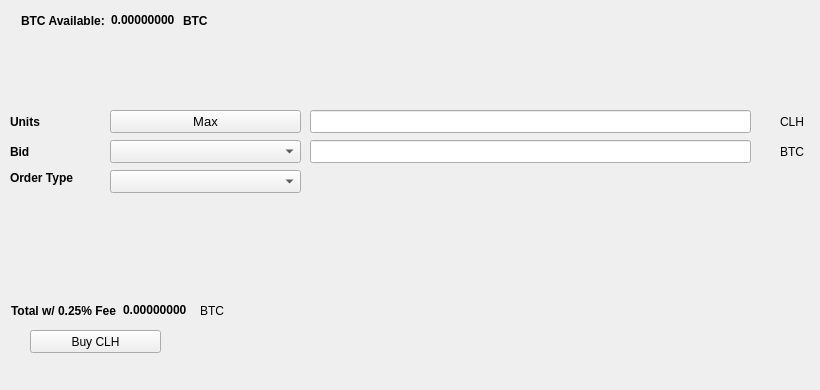
   <widget class="QWidget" name="BuyTab">
    <attribute name="title">
     <string>Buy</string>
    </attribute>
    <widget class="QPushButton" name="BuyCLH">
     <property name="geometry">
      <rect>
       <x>30</x>
       <y>330</y>
       <width>131</width>
       <height>23</height>
      </rect>
     </property>
     <property name="text">
      <string>Buy CLH</string>
     </property>
    </widget>
    <widget class="QLabel" name="label_3">
     <property name="geometry">
      <rect>
       <x>10</x>
       <y>110</y>
       <width>46</width>
       <height>23</height>
      </rect>
     </property>
     <property name="font">
      <font>
       <weight>75</weight>
       <bold>true</bold>
      </font>
     </property>
     <property name="text">
      <string>Units</string>
     </property>
    </widget>
    <widget class="QLineEdit" name="UnitsInput">
     <property name="geometry">
      <rect>
       <x>310</x>
       <y>110</y>
       <width>441</width>
       <height>23</height>
      </rect>
     </property>
     <property name="font">
      <font>
       <pointsize>9</pointsize>
       <weight>75</weight>
       <bold>true</bold>
      </font>
     </property>
    </widget>
    <widget class="QLineEdit" name="BuyBidPriceEdit">
     <property name="geometry">
      <rect>
       <x>310</x>
       <y>140</y>
       <width>441</width>
       <height>23</height>
      </rect>
     </property>
     <property name="font">
      <font>
       <pointsize>9</pointsize>
       <weight>75</weight>
       <bold>true</bold>
      </font>
     </property>
    </widget>
    <widget class="QLabel" name="label_4">
     <property name="geometry">
      <rect>
       <x>780</x>
       <y>110</y>
       <width>31</width>
       <height>23</height>
      </rect>
     </property>
     <property name="text">
      <string>CLH</string>
     </property>
    </widget>
    <widget class="QLabel" name="label_5">
     <property name="geometry">
      <rect>
       <x>780</x>
       <y>140</y>
       <width>31</width>
       <height>23</height>
      </rect>
     </property>
     <property name="text">
      <string>BTC</string>
     </property>
    </widget>
    <widget class="QLabel" name="label_6">
     <property name="geometry">
      <rect>
       <x>10</x>
       <y>140</y>
       <width>46</width>
       <height>23</height>
      </rect>
     </property>
     <property name="font">
      <font>
       <weight>75</weight>
       <bold>true</bold>
      </font>
     </property>
     <property name="text">
      <string>Bid</string>
     </property>
    </widget>
    <widget class="QLabel" name="label_7">
     <property name="geometry">
      <rect>
       <x>10</x>
       <y>170</y>
       <width>91</width>
       <height>16</height>
      </rect>
     </property>
     <property name="font">
      <font>
       <weight>75</weight>
       <bold>true</bold>
      </font>
     </property>
     <property name="text">
      <string>Order Type</string>
     </property>
    </widget>
    <widget class="QPushButton" name="Buy_Max_Amount">
     <property name="geometry">
      <rect>
       <x>110</x>
       <y>110</y>
       <width>191</width>
       <height>23</height>
      </rect>
     </property>
     <property name="font">
      <font>
       <pointsize>10</pointsize>
      </font>
     </property>
     <property name="text">
      <string>Max</string>
     </property>
    </widget>
    <widget class="QComboBox" name="BuyBidcomboBox">
     <property name="geometry">
      <rect>
       <x>110</x>
       <y>140</y>
       <width>191</width>
       <height>23</height>
      </rect>
     </property>
     <property name="font">
      <font>
       <pointsize>10</pointsize>
      </font>
     </property>
    </widget>
    <widget class="QComboBox" name="buyOrdertypeCombo">
     <property name="geometry">
      <rect>
       <x>110</x>
       <y>170</y>
       <width>191</width>
       <height>23</height>
      </rect>
     </property>
     <property name="font">
      <font>
       <pointsize>10</pointsize>
      </font>
     </property>
    </widget>
    <widget class="QWidget" name="layoutWidget1">
     <property name="geometry">
      <rect>
       <x>21</x>
       <y>11</y>
       <width>227</width>
       <height>19</height>
      </rect>
     </property>
     <layout class="QHBoxLayout" name="horizontalLayout_3">
      <item>
       <widget class="QLabel" name="label232">
        <property name="font">
         <font>
          <weight>75</weight>
          <bold>true</bold>
         </font>
        </property>
        <property name="text">
         <string>BTC Available:</string>
        </property>
       </widget>
      </item>
      <item>
       <widget class="QLabel" name="BtcAvailableLbl">
        <property name="palette">
         <palette>
          <active>
           <colorrole role="WindowText">
            <brush brushstyle="SolidPattern">
             <color alpha="255">
              <red>0</red>
              <green>0</green>
              <blue>0</blue>
             </color>
            </brush>
           </colorrole>
           <colorrole role="Button">
            <brush brushstyle="SolidPattern">
             <color alpha="255">
              <red>0</red>
              <green>170</green>
              <blue>0</blue>
             </color>
            </brush>
           </colorrole>
           <colorrole role="Light">
            <brush brushstyle="SolidPattern">
             <color alpha="255">
              <red>0</red>
              <green>255</green>
              <blue>0</blue>
             </color>
            </brush>
           </colorrole>
           <colorrole role="Midlight">
            <brush brushstyle="SolidPattern">
             <color alpha="255">
              <red>0</red>
              <green>212</green>
              <blue>0</blue>
             </color>
            </brush>
           </colorrole>
           <colorrole role="Dark">
            <brush brushstyle="SolidPattern">
             <color alpha="255">
              <red>0</red>
              <green>85</green>
              <blue>0</blue>
             </color>
            </brush>
           </colorrole>
           <colorrole role="Mid">
            <brush brushstyle="SolidPattern">
             <color alpha="255">
              <red>0</red>
              <green>113</green>
              <blue>0</blue>
             </color>
            </brush>
           </colorrole>
           <colorrole role="Text">
            <brush brushstyle="SolidPattern">
             <color alpha="255">
              <red>0</red>
              <green>170</green>
              <blue>0</blue>
             </color>
            </brush>
           </colorrole>
           <colorrole role="BrightText">
            <brush brushstyle="SolidPattern">
             <color alpha="255">
              <red>255</red>
              <green>255</green>
              <blue>255</blue>
             </color>
            </brush>
           </colorrole>
           <colorrole role="ButtonText">
            <brush brushstyle="SolidPattern">
             <color alpha="255">
              <red>0</red>
              <green>0</green>
              <blue>0</blue>
             </color>
            </brush>
           </colorrole>
           <colorrole role="Base">
            <brush brushstyle="SolidPattern">
             <color alpha="255">
              <red>255</red>
              <green>255</green>
              <blue>255</blue>
             </color>
            </brush>
           </colorrole>
           <colorrole role="Window">
            <brush brushstyle="SolidPattern">
             <color alpha="255">
              <red>0</red>
              <green>170</green>
              <blue>0</blue>
             </color>
            </brush>
           </colorrole>
           <colorrole role="Shadow">
            <brush brushstyle="SolidPattern">
             <color alpha="255">
              <red>0</red>
              <green>0</green>
              <blue>0</blue>
             </color>
            </brush>
           </colorrole>
           <colorrole role="AlternateBase">
            <brush brushstyle="SolidPattern">
             <color alpha="255">
              <red>127</red>
              <green>212</green>
              <blue>127</blue>
             </color>
            </brush>
           </colorrole>
           <colorrole role="ToolTipBase">
            <brush brushstyle="SolidPattern">
             <color alpha="255">
              <red>255</red>
              <green>255</green>
              <blue>220</blue>
             </color>
            </brush>
           </colorrole>
           <colorrole role="ToolTipText">
            <brush brushstyle="SolidPattern">
             <color alpha="255">
              <red>0</red>
              <green>0</green>
              <blue>0</blue>
             </color>
            </brush>
           </colorrole>
          </active>
          <inactive>
           <colorrole role="WindowText">
            <brush brushstyle="SolidPattern">
             <color alpha="255">
              <red>0</red>
              <green>0</green>
              <blue>0</blue>
             </color>
            </brush>
           </colorrole>
           <colorrole role="Button">
            <brush brushstyle="SolidPattern">
             <color alpha="255">
              <red>0</red>
              <green>170</green>
              <blue>0</blue>
             </color>
            </brush>
           </colorrole>
           <colorrole role="Light">
            <brush brushstyle="SolidPattern">
             <color alpha="255">
              <red>0</red>
              <green>255</green>
              <blue>0</blue>
             </color>
            </brush>
           </colorrole>
           <colorrole role="Midlight">
            <brush brushstyle="SolidPattern">
             <color alpha="255">
              <red>0</red>
              <green>212</green>
              <blue>0</blue>
             </color>
            </brush>
           </colorrole>
           <colorrole role="Dark">
            <brush brushstyle="SolidPattern">
             <color alpha="255">
              <red>0</red>
              <green>85</green>
              <blue>0</blue>
             </color>
            </brush>
           </colorrole>
           <colorrole role="Mid">
            <brush brushstyle="SolidPattern">
             <color alpha="255">
              <red>0</red>
              <green>113</green>
              <blue>0</blue>
             </color>
            </brush>
           </colorrole>
           <colorrole role="Text">
            <brush brushstyle="SolidPattern">
             <color alpha="255">
              <red>0</red>
              <green>170</green>
              <blue>0</blue>
             </color>
            </brush>
           </colorrole>
           <colorrole role="BrightText">
            <brush brushstyle="SolidPattern">
             <color alpha="255">
              <red>255</red>
              <green>255</green>
              <blue>255</blue>
             </color>
            </brush>
           </colorrole>
           <colorrole role="ButtonText">
            <brush brushstyle="SolidPattern">
             <color alpha="255">
              <red>0</red>
              <green>0</green>
              <blue>0</blue>
             </color>
            </brush>
           </colorrole>
           <colorrole role="Base">
            <brush brushstyle="SolidPattern">
             <color alpha="255">
              <red>255</red>
              <green>255</green>
              <blue>255</blue>
             </color>
            </brush>
           </colorrole>
           <colorrole role="Window">
            <brush brushstyle="SolidPattern">
             <color alpha="255">
              <red>0</red>
              <green>170</green>
              <blue>0</blue>
             </color>
            </brush>
           </colorrole>
           <colorrole role="Shadow">
            <brush brushstyle="SolidPattern">
             <color alpha="255">
              <red>0</red>
              <green>0</green>
              <blue>0</blue>
             </color>
            </brush>
           </colorrole>
           <colorrole role="AlternateBase">
            <brush brushstyle="SolidPattern">
             <color alpha="255">
              <red>127</red>
              <green>212</green>
              <blue>127</blue>
             </color>
            </brush>
           </colorrole>
           <colorrole role="ToolTipBase">
            <brush brushstyle="SolidPattern">
             <color alpha="255">
              <red>255</red>
              <green>255</green>
              <blue>220</blue>
             </color>
            </brush>
           </colorrole>
           <colorrole role="ToolTipText">
            <brush brushstyle="SolidPattern">
             <color alpha="255">
              <red>0</red>
              <green>0</green>
              <blue>0</blue>
             </color>
            </brush>
           </colorrole>
          </inactive>
          <disabled>
           <colorrole role="WindowText">
            <brush brushstyle="SolidPattern">
             <color alpha="255">
              <red>0</red>
              <green>85</green>
              <blue>0</blue>
             </color>
            </brush>
           </colorrole>
           <colorrole role="Button">
            <brush brushstyle="SolidPattern">
             <color alpha="255">
              <red>0</red>
              <green>170</green>
              <blue>0</blue>
             </color>
            </brush>
           </colorrole>
           <colorrole role="Light">
            <brush brushstyle="SolidPattern">
             <color alpha="255">
              <red>0</red>
              <green>255</green>
              <blue>0</blue>
             </color>
            </brush>
           </colorrole>
           <colorrole role="Midlight">
            <brush brushstyle="SolidPattern">
             <color alpha="255">
              <red>0</red>
              <green>212</green>
              <blue>0</blue>
             </color>
            </brush>
           </colorrole>
           <colorrole role="Dark">
            <brush brushstyle="SolidPattern">
             <color alpha="255">
              <red>0</red>
              <green>85</green>
              <blue>0</blue>
             </color>
            </brush>
           </colorrole>
           <colorrole role="Mid">
            <brush brushstyle="SolidPattern">
             <color alpha="255">
              <red>0</red>
              <green>113</green>
              <blue>0</blue>
             </color>
            </brush>
           </colorrole>
           <colorrole role="Text">
            <brush brushstyle="SolidPattern">
             <color alpha="255">
              <red>0</red>
              <green>85</green>
              <blue>0</blue>
             </color>
            </brush>
           </colorrole>
           <colorrole role="BrightText">
            <brush brushstyle="SolidPattern">
             <color alpha="255">
              <red>255</red>
              <green>255</green>
              <blue>255</blue>
             </color>
            </brush>
           </colorrole>
           <colorrole role="ButtonText">
            <brush brushstyle="SolidPattern">
             <color alpha="255">
              <red>0</red>
              <green>85</green>
              <blue>0</blue>
             </color>
            </brush>
           </colorrole>
           <colorrole role="Base">
            <brush brushstyle="SolidPattern">
             <color alpha="255">
              <red>0</red>
              <green>170</green>
              <blue>0</blue>
             </color>
            </brush>
           </colorrole>
           <colorrole role="Window">
            <brush brushstyle="SolidPattern">
             <color alpha="255">
              <red>0</red>
              <green>170</green>
              <blue>0</blue>
             </color>
            </brush>
           </colorrole>
           <colorrole role="Shadow">
            <brush brushstyle="SolidPattern">
             <color alpha="255">
              <red>0</red>
              <green>0</green>
              <blue>0</blue>
             </color>
            </brush>
           </colorrole>
           <colorrole role="AlternateBase">
            <brush brushstyle="SolidPattern">
             <color alpha="255">
              <red>0</red>
              <green>170</green>
              <blue>0</blue>
             </color>
            </brush>
           </colorrole>
           <colorrole role="ToolTipBase">
            <brush brushstyle="SolidPattern">
             <color alpha="255">
              <red>255</red>
              <green>255</green>
              <blue>220</blue>
             </color>
            </brush>
           </colorrole>
           <colorrole role="ToolTipText">
            <brush brushstyle="SolidPattern">
             <color alpha="255">
              <red>0</red>
              <green>0</green>
              <blue>0</blue>
             </color>
            </brush>
           </colorrole>
          </disabled>
         </palette>
        </property>
        <property name="font">
         <font>
          <weight>75</weight>
          <bold>true</bold>
         </font>
        </property>
        <property name="text">
         <string>0.00000000</string>
        </property>
        <property name="textInteractionFlags">
         <set>Qt::LinksAccessibleByMouse|Qt::TextSelectableByKeyboard|Qt::TextSelectableByMouse</set>
        </property>
       </widget>
      </item>
      <item>
       <widget class="QLabel" name="BtcAvailableLbl_2">
        <property name="font">
         <font>
          <weight>75</weight>
          <bold>true</bold>
         </font>
        </property>
        <property name="text">
         <string>BTC</string>
        </property>
       </widget>
      </item>
     </layout>
    </widget>
    <widget class="QWidget" name="layoutWidge2">
     <property name="geometry">
      <rect>
       <x>11</x>
       <y>301</y>
       <width>259</width>
       <height>19</height>
      </rect>
     </property>
     <layout class="QHBoxLayout" name="horizontalLayout_4">
      <item>
       <widget class="QLabel" name="label_9">
        <property name="font">
         <font>
          <weight>75</weight>
          <bold>true</bold>
         </font>
        </property>
        <property name="text">
         <string>Total w/ 0.25% Fee</string>
        </property>
       </widget>
      </item>
      <item>
       <widget class="QLabel" name="BuyCostLabel">
        <property name="palette">
         <palette>
          <active>
           <colorrole role="WindowText">
            <brush brushstyle="SolidPattern">
             <color alpha="255">
              <red>0</red>
              <green>0</green>
              <blue>0</blue>
             </color>
            </brush>
           </colorrole>
           <colorrole role="Button">
            <brush brushstyle="SolidPattern">
             <color alpha="255">
              <red>0</red>
              <green>170</green>
              <blue>0</blue>
             </color>
            </brush>
           </colorrole>
           <colorrole role="Light">
            <brush brushstyle="SolidPattern">
             <color alpha="255">
              <red>0</red>
              <green>255</green>
              <blue>0</blue>
             </color>
            </brush>
           </colorrole>
           <colorrole role="Midlight">
            <brush brushstyle="SolidPattern">
             <color alpha="255">
              <red>0</red>
              <green>212</green>
              <blue>0</blue>
             </color>
            </brush>
           </colorrole>
           <colorrole role="Dark">
            <brush brushstyle="SolidPattern">
             <color alpha="255">
              <red>0</red>
              <green>85</green>
              <blue>0</blue>
             </color>
            </brush>
           </colorrole>
           <colorrole role="Mid">
            <brush brushstyle="SolidPattern">
             <color alpha="255">
              <red>0</red>
              <green>113</green>
              <blue>0</blue>
             </color>
            </brush>
           </colorrole>
           <colorrole role="Text">
            <brush brushstyle="SolidPattern">
             <color alpha="255">
              <red>0</red>
              <green>170</green>
              <blue>0</blue>
             </color>
            </brush>
           </colorrole>
           <colorrole role="BrightText">
            <brush brushstyle="SolidPattern">
             <color alpha="255">
              <red>255</red>
              <green>255</green>
              <blue>255</blue>
             </color>
            </brush>
           </colorrole>
           <colorrole role="ButtonText">
            <brush brushstyle="SolidPattern">
             <color alpha="255">
              <red>0</red>
              <green>0</green>
              <blue>0</blue>
             </color>
            </brush>
           </colorrole>
           <colorrole role="Base">
            <brush brushstyle="SolidPattern">
             <color alpha="255">
              <red>255</red>
              <green>255</green>
              <blue>255</blue>
             </color>
            </brush>
           </colorrole>
           <colorrole role="Window">
            <brush brushstyle="SolidPattern">
             <color alpha="255">
              <red>0</red>
              <green>170</green>
              <blue>0</blue>
             </color>
            </brush>
           </colorrole>
           <colorrole role="Shadow">
            <brush brushstyle="SolidPattern">
             <color alpha="255">
              <red>0</red>
              <green>0</green>
              <blue>0</blue>
             </color>
            </brush>
           </colorrole>
           <colorrole role="AlternateBase">
            <brush brushstyle="SolidPattern">
             <color alpha="255">
              <red>127</red>
              <green>212</green>
              <blue>127</blue>
             </color>
            </brush>
           </colorrole>
           <colorrole role="ToolTipBase">
            <brush brushstyle="SolidPattern">
             <color alpha="255">
              <red>255</red>
              <green>255</green>
              <blue>220</blue>
             </color>
            </brush>
           </colorrole>
           <colorrole role="ToolTipText">
            <brush brushstyle="SolidPattern">
             <color alpha="255">
              <red>0</red>
              <green>0</green>
              <blue>0</blue>
             </color>
            </brush>
           </colorrole>
          </active>
          <inactive>
           <colorrole role="WindowText">
            <brush brushstyle="SolidPattern">
             <color alpha="255">
              <red>0</red>
              <green>0</green>
              <blue>0</blue>
             </color>
            </brush>
           </colorrole>
           <colorrole role="Button">
            <brush brushstyle="SolidPattern">
             <color alpha="255">
              <red>0</red>
              <green>170</green>
              <blue>0</blue>
             </color>
            </brush>
           </colorrole>
           <colorrole role="Light">
            <brush brushstyle="SolidPattern">
             <color alpha="255">
              <red>0</red>
              <green>255</green>
              <blue>0</blue>
             </color>
            </brush>
           </colorrole>
           <colorrole role="Midlight">
            <brush brushstyle="SolidPattern">
             <color alpha="255">
              <red>0</red>
              <green>212</green>
              <blue>0</blue>
             </color>
            </brush>
           </colorrole>
           <colorrole role="Dark">
            <brush brushstyle="SolidPattern">
             <color alpha="255">
              <red>0</red>
              <green>85</green>
              <blue>0</blue>
             </color>
            </brush>
           </colorrole>
           <colorrole role="Mid">
            <brush brushstyle="SolidPattern">
             <color alpha="255">
              <red>0</red>
              <green>113</green>
              <blue>0</blue>
             </color>
            </brush>
           </colorrole>
           <colorrole role="Text">
            <brush brushstyle="SolidPattern">
             <color alpha="255">
              <red>0</red>
              <green>170</green>
              <blue>0</blue>
             </color>
            </brush>
           </colorrole>
           <colorrole role="BrightText">
            <brush brushstyle="SolidPattern">
             <color alpha="255">
              <red>255</red>
              <green>255</green>
              <blue>255</blue>
             </color>
            </brush>
           </colorrole>
           <colorrole role="ButtonText">
            <brush brushstyle="SolidPattern">
             <color alpha="255">
              <red>0</red>
              <green>0</green>
              <blue>0</blue>
             </color>
            </brush>
           </colorrole>
           <colorrole role="Base">
            <brush brushstyle="SolidPattern">
             <color alpha="255">
              <red>255</red>
              <green>255</green>
              <blue>255</blue>
             </color>
            </brush>
           </colorrole>
           <colorrole role="Window">
            <brush brushstyle="SolidPattern">
             <color alpha="255">
              <red>0</red>
              <green>170</green>
              <blue>0</blue>
             </color>
            </brush>
           </colorrole>
           <colorrole role="Shadow">
            <brush brushstyle="SolidPattern">
             <color alpha="255">
              <red>0</red>
              <green>0</green>
              <blue>0</blue>
             </color>
            </brush>
           </colorrole>
           <colorrole role="AlternateBase">
            <brush brushstyle="SolidPattern">
             <color alpha="255">
              <red>127</red>
              <green>212</green>
              <blue>127</blue>
             </color>
            </brush>
           </colorrole>
           <colorrole role="ToolTipBase">
            <brush brushstyle="SolidPattern">
             <color alpha="255">
              <red>255</red>
              <green>255</green>
              <blue>220</blue>
             </color>
            </brush>
           </colorrole>
           <colorrole role="ToolTipText">
            <brush brushstyle="SolidPattern">
             <color alpha="255">
              <red>0</red>
              <green>0</green>
              <blue>0</blue>
             </color>
            </brush>
           </colorrole>
          </inactive>
          <disabled>
           <colorrole role="WindowText">
            <brush brushstyle="SolidPattern">
             <color alpha="255">
              <red>0</red>
              <green>85</green>
              <blue>0</blue>
             </color>
            </brush>
           </colorrole>
           <colorrole role="Button">
            <brush brushstyle="SolidPattern">
             <color alpha="255">
              <red>0</red>
              <green>170</green>
              <blue>0</blue>
             </color>
            </brush>
           </colorrole>
           <colorrole role="Light">
            <brush brushstyle="SolidPattern">
             <color alpha="255">
              <red>0</red>
              <green>255</green>
              <blue>0</blue>
             </color>
            </brush>
           </colorrole>
           <colorrole role="Midlight">
            <brush brushstyle="SolidPattern">
             <color alpha="255">
              <red>0</red>
              <green>212</green>
              <blue>0</blue>
             </color>
            </brush>
           </colorrole>
           <colorrole role="Dark">
            <brush brushstyle="SolidPattern">
             <color alpha="255">
              <red>0</red>
              <green>85</green>
              <blue>0</blue>
             </color>
            </brush>
           </colorrole>
           <colorrole role="Mid">
            <brush brushstyle="SolidPattern">
             <color alpha="255">
              <red>0</red>
              <green>113</green>
              <blue>0</blue>
             </color>
            </brush>
           </colorrole>
           <colorrole role="Text">
            <brush brushstyle="SolidPattern">
             <color alpha="255">
              <red>0</red>
              <green>85</green>
              <blue>0</blue>
             </color>
            </brush>
           </colorrole>
           <colorrole role="BrightText">
            <brush brushstyle="SolidPattern">
             <color alpha="255">
              <red>255</red>
              <green>255</green>
              <blue>255</blue>
             </color>
            </brush>
           </colorrole>
           <colorrole role="ButtonText">
            <brush brushstyle="SolidPattern">
             <color alpha="255">
              <red>0</red>
              <green>85</green>
              <blue>0</blue>
             </color>
            </brush>
           </colorrole>
           <colorrole role="Base">
            <brush brushstyle="SolidPattern">
             <color alpha="255">
              <red>0</red>
              <green>170</green>
              <blue>0</blue>
             </color>
            </brush>
           </colorrole>
           <colorrole role="Window">
            <brush brushstyle="SolidPattern">
             <color alpha="255">
              <red>0</red>
              <green>170</green>
              <blue>0</blue>
             </color>
            </brush>
           </colorrole>
           <colorrole role="Shadow">
            <brush brushstyle="SolidPattern">
             <color alpha="255">
              <red>0</red>
              <green>0</green>
              <blue>0</blue>
             </color>
            </brush>
           </colorrole>
           <colorrole role="AlternateBase">
            <brush brushstyle="SolidPattern">
             <color alpha="255">
              <red>0</red>
              <green>170</green>
              <blue>0</blue>
             </color>
            </brush>
           </colorrole>
           <colorrole role="ToolTipBase">
            <brush brushstyle="SolidPattern">
             <color alpha="255">
              <red>255</red>
              <green>255</green>
              <blue>220</blue>
             </color>
            </brush>
           </colorrole>
           <colorrole role="ToolTipText">
            <brush brushstyle="SolidPattern">
             <color alpha="255">
              <red>0</red>
              <green>0</green>
              <blue>0</blue>
             </color>
            </brush>
           </colorrole>
          </disabled>
         </palette>
        </property>
        <property name="font">
         <font>
          <weight>75</weight>
          <bold>true</bold>
         </font>
        </property>
        <property name="autoFillBackground">
         <bool>false</bool>
        </property>
        <property name="text">
         <string>0.00000000</string>
        </property>
        <property name="textInteractionFlags">
         <set>Qt::LinksAccessibleByMouse|Qt::TextSelectableByMouse</set>
        </property>
       </widget>
      </item>
      <item>
       <widget class="QLabel" name="label_10">
        <property name="font">
         <font>
          <weight>50</weight>
          <bold>false</bold>
         </font>
        </property>
        <property name="text">
         <string>BTC</string>
        </property>
       </widget>
      </item>
     </layout>
    </widget>
    <widget class="QLabel" name="label_24">
     <property name="geometry">
      <rect>
       <x>460</x>
       <y>300</y>
       <width>281</width>
       <height>81</height>
      </rect>
     </property>
     <property name="text">
      <string/>
     </property>
     <property name="pixmap">
      <pixmap>:/images/bittrex</pixmap>
     </property>
    </widget>
   </widget>
